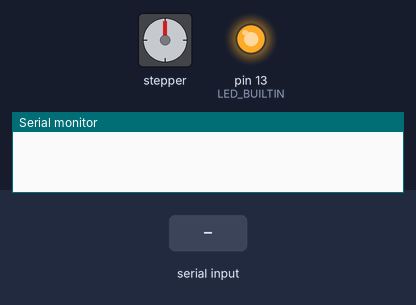
Bench run of a sketch on a simulated Arduino Uno, built with avr-gcc and run on an emulated ATmega328P. Parts: stepper motor, output pins drawn as LEDs (lit = HIGH), the last lines printed to the serial monitor. The test bench sets the inputs (shaded band). Stepper angles assume 200 steps per turn.

Above: at 1.2 s.
1.3 s: "200\n" received over Serial
At 1.48 s:
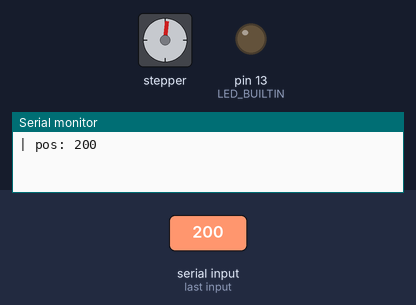
3.2 s: "90,45\n" received over Serial
At 4.3 s:
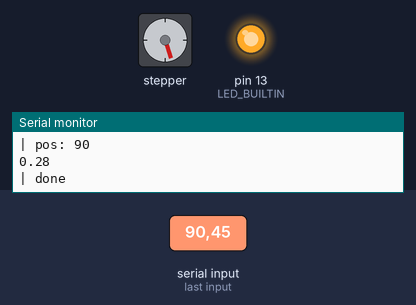
4.9 s: "30,150\n" received over Serial
At 6.0 s:
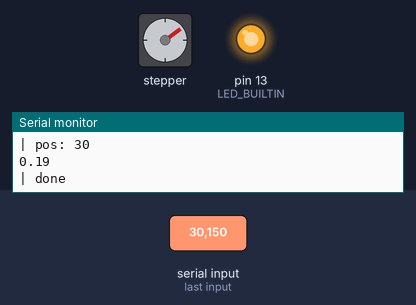
6.6 s: "5\n" received over Serial
At 8.0 s:
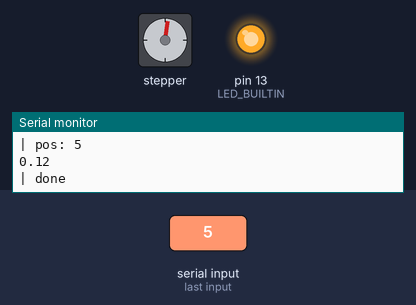
Timing chart, 0 to 9.2 s (numbered marks = the images above; inputs shaded):
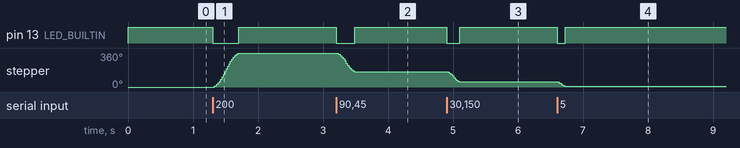

The sketch:

TestStepperBlocking.ino
```cpp
#include <AccelStepper.h>

int clkPin = 10;
int cwPin = 11;

// int enPin = 12;
// int brakePin = 7;

AccelStepper stepper(AccelStepper::DRIVER, clkPin, cwPin);

void setup() {
  Serial.begin(9600);
  const float maxSpeed = 8000.0;
  const float accelRatio = 0.6;
  stepper.setMaxSpeed(maxSpeed);
  stepper.setAcceleration(maxSpeed * accelRatio);

  pinMode(LED_BUILTIN, OUTPUT);
  digitalWrite(LED_BUILTIN, HIGH);

  // pinMode(brakePin, OUTPUT);
  // digitalWrite(brakePin, HIGH);

  // pinMode(enPin, OUTPUT);
  // digitalWrite(enPin, LOW);
}

void loop() {
  if (Serial.available()) {
    // digitalWrite(enPin, HIGH);
    // digitalWrite(brakePin, LOW);
    // delay(200);

    digitalWrite(LED_BUILTIN, LOW);
    int pos = Serial.readStringUntil('\n').toInt();
    Serial.print("| pos: ");
    Serial.print(pos);
    Serial.println();

    static uint32_t startTime, endTime;
    startTime = millis();

    stepper.moveTo(pos);
    stepper.runToPosition();

    endTime = millis();
    Serial.println((endTime - startTime) / 1000.f);

    // delay(1500);
    // digitalWrite(enPin, LOW);
    // digitalWrite(brakePin, HIGH);

    Serial.println("| done");
    digitalWrite(LED_BUILTIN, HIGH);
  }
}
```

Measured:
- after the input at 1.3 s, pin 13 (LED_BUILTIN): HIGH → LOW at once, → HIGH 0.41 s later; stepper: turns 360° clockwise in 0.38 s, starting at once
- after the input at 3.2 s, pin 13 (LED_BUILTIN): HIGH → LOW at once, → HIGH 0.29 s later; stepper: turns 198° counter-clockwise in 0.26 s, starting at once
- after the input at 4.9 s, pin 13 (LED_BUILTIN): HIGH → LOW at once, → HIGH 0.20 s later; stepper: turns 108° counter-clockwise in 0.17 s, starting at once
- after the input at 6.6 s, pin 13 (LED_BUILTIN): HIGH → LOW at once, → HIGH 0.12 s later; stepper: turns 45° counter-clockwise in 0.10 s, starting at once
